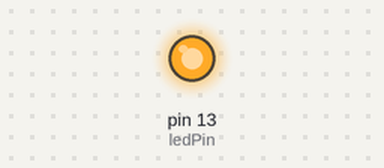
Recording of a sketch running on a simulated Arduino Uno, built with avr-gcc and run on an emulated ATmega328P. Parts: output pins drawn as LEDs (lit = HIGH).

Above: at 0.35 s.
At 7.25 s:
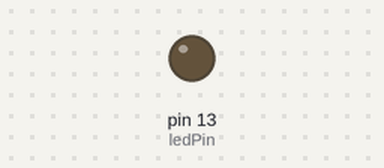
Timing chart, 0 to 7.5 s (numbered marks = the images above):
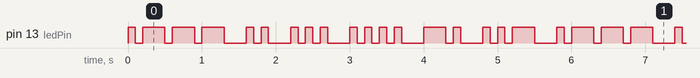

The sketch:

Blink.ino
```cpp
const int ledPin = LED_BUILTIN; // Set the built-in LED pin

// Define Morse code sequences for each letter
const String morseJ = ".---";
const String morseI = "..";
const String morseS = "...";
const String morseH = "....";
const String morseN = "-.";
const String morseU = "..-";

void setup() {
  pinMode(ledPin, OUTPUT); // Set the LED pin as output
}

void loop() {
  blinkMorse(morseJ);
  blinkMorse(morseI);
  blinkMorse(morseS);
  blinkMorse(morseH);
  blinkMorse(morseN);
  blinkMorse(morseU);
}

void blinkMorse(String morseCode) {
  for (int i = 0; i < morseCode.length(); i++) {
    char symbol = morseCode.charAt(i);
    if (symbol == '.') {
      dot();
    } else if (symbol == '-') {
      dash();
    }
    delay(100); // Adjust delay as needed
  }
  delay(200); // Pause between letters
}

void dot() {
  digitalWrite(ledPin, HIGH); // Turn on the LED
  delay(100); // Length of dot
  digitalWrite(ledPin, LOW); // Turn off the LED
}

void dash() {
  digitalWrite(ledPin, HIGH); // Turn on the LED
  delay(300); // Length of dash
  digitalWrite(ledPin, LOW); // Turn off the LED
}
```

Measured:
- by itself, pin 13 (ledPin): moves between LOW and HIGH, repeating every 5.8 s
- by itself, everything shown: repeats every 5.8 s, in 36 steps
